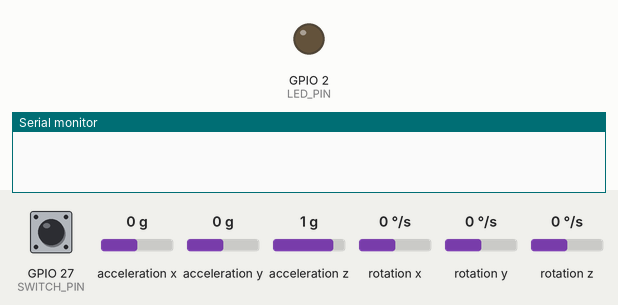
Simulated run of this sketch. Board: ESP32. Shown: output pins drawn as LEDs (lit = HIGH), the last lines printed to the serial monitor. Wiring (inferred from the names in the program): MPU-6050 motion sensor at I2C address 0x68. The inputs (shaded band) are chosen by the test bench; at power-on: GPIO 27 (SWITCH_PIN) HIGH, acceleration x 0 g, acceleration y 0 g, acceleration z 1 g, rotation x 0 °/s, rotation y 0 °/s, rotation z 0 °/s. WiFi joins after 1.5 s; servers stay silent unless stated.

Above: at 0.1 s.
At 2.8 s:
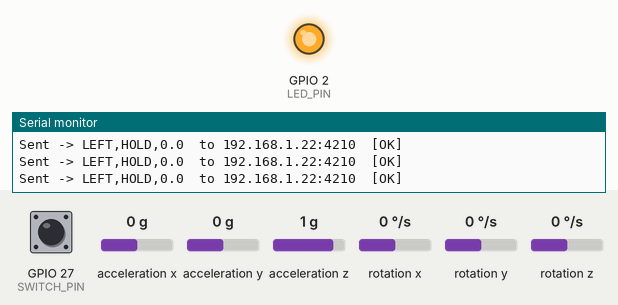
2.9 s: GPIO 27 (SWITCH_PIN) pulled LOW for 0.15 s
Timing chart, 0 to 5.9 s (numbered marks = the images above; inputs shaded):
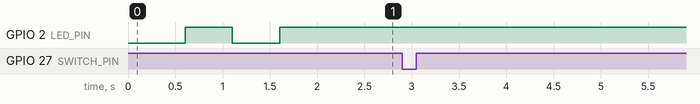

The sketch:

esp32_left_with_limit_sw.ino
```cpp
/*
  Air Marshalling Project — LEFT HAND ESP32 firmware
  Uses RAW I2C register access — no MPU6050 library at all.
  This removes any library/platform compatibility issues entirely.

  Wiring (ESP32 <-> MPU6050):
    3.3V -> VCC
    GND  -> GND
    GPIO22 -> SCL
    GPIO21 -> SDA

  WiFi Status LED:
    GPIO2 -> LED (+) long leg (anode)
    LED (-) short leg (cathode) -> 220-330 ohm resistor -> GND
    (Many ESP32 DevKit boards have a built-in LED on GPIO2 already)

    LED behavior:
      - Solid ON      -> WiFi connected
      - Blinking      -> WiFi trying to connect / disconnected

  Data-Gate Limit Switch (does NOT touch I2C/SDA/SCL lines):
    GPIO27 -> one leg of limit switch
    Other leg of limit switch -> GND
    (Uses internal pull-up, so pin reads HIGH when NOT pressed, LOW when pressed)

    Behavior:
      - MPU6050 is still read continuously every loop, regardless of switch state.
      - Switch NOT pressed -> UDP packet sent with state "HOLD" (Unity should freeze
        the plane's position/rotation on HOLD instead of updating it).
      - Switch pressed     -> UDP packet sent with real MOVING/STILL + gyroMag,
        exactly as before.
      - This keeps the I2C bus completely stable; only the software decision of
        what to transmit is gated by the switch.
*/

#include <WiFi.h>
#include <WiFiUdp.h>
#include <Wire.h>

// ---------- EDIT THESE ----------
const char* ssid     = "NTFiber_30D8_2.4G";
const char* password = "C47D6aqZ";
const char* unityIP  = "192.168.1.22";   // laptop's IP running Unity (ipconfig)
const int   unityPort = 4210;
// ---------------------------------

const char* HAND = "LEFT";     // do not change on this board
float gyroThreshold = 60.0;    // deg/s — tune this after testing
const int sendInterval = 50;   // ms -> ~20 packets/sec

const int MPU_ADDR = 0x68;
// Gyro sensitivity for default full-scale range (+/-250 deg/s) = 131 LSB per deg/s
const float GYRO_SENSITIVITY = 131.0;

const int LED_PIN = 2;    // WiFi status LED pin
const int SWITCH_PIN = 27; // Data-gate limit switch pin (INPUT_PULLUP)
const unsigned long debounceDelay = 50; // ms

WiFiUDP udp;
unsigned long lastSend = 0;
unsigned long lastBlinkToggle = 0;
bool ledBlinkState = false;

// Debounce state for the limit switch
bool switchPressed = false;        // debounced, "true" reading used by the rest of the code
bool lastRawSwitchState = HIGH;    // last raw pin reading (HIGH = not pressed, due to pull-up)
unsigned long lastDebounceTime = 0;

int16_t accX, accY, accZ;
int16_t gyroX, gyroY, gyroZ;

bool wakeUpMPU() {
  Wire.beginTransmission(MPU_ADDR);
  Wire.write(0x6B);   // PWR_MGMT_1 register
  Wire.write(0);      // wake up (clear sleep bit)
  return Wire.endTransmission(true) == 0;
}

void readMPU() {
  Wire.beginTransmission(MPU_ADDR);
  Wire.write(0x3B);   // starting register for accel readings
  Wire.endTransmission(false);
  Wire.requestFrom(MPU_ADDR, 14, true);

  accX  = Wire.read() << 8 | Wire.read();
  accY  = Wire.read() << 8 | Wire.read();
  accZ  = Wire.read() << 8 | Wire.read();
  Wire.read(); Wire.read();  // skip temperature
  gyroX = Wire.read() << 8 | Wire.read();
  gyroY = Wire.read() << 8 | Wire.read();
  gyroZ = Wire.read() << 8 | Wire.read();
}

// Call this every loop() iteration — non-blocking debounce for the limit switch.
// Updates the global `switchPressed` with a clean, debounced reading.
void updateSwitchState() {
  bool rawReading = digitalRead(SWITCH_PIN);   // LOW = pressed (pull-up wiring)

  if (rawReading != lastRawSwitchState) {
    lastDebounceTime = millis();   // reading changed -> restart debounce timer
  }

  if (millis() - lastDebounceTime > debounceDelay) {
    // reading has been stable longer than debounceDelay -> accept it
    switchPressed = (rawReading == LOW);
  }

  lastRawSwitchState = rawReading;
}

// Call this every loop() iteration — handles LED state without blocking
void updateWiFiLED() {
  if (WiFi.status() == WL_CONNECTED) {
    digitalWrite(LED_PIN, HIGH);   // connected -> solid ON
  } else {
    // disconnected -> non-blocking blink every 200ms
    if (millis() - lastBlinkToggle > 200) {
      ledBlinkState = !ledBlinkState;
      digitalWrite(LED_PIN, ledBlinkState ? HIGH : LOW);
      lastBlinkToggle = millis();
    }
  }
}

void setup() {
  Serial.begin(115200);

  pinMode(LED_PIN, OUTPUT);
  digitalWrite(LED_PIN, LOW);   // start with LED off

  pinMode(SWITCH_PIN, INPUT_PULLUP);   // limit switch: HIGH = not pressed, LOW = pressed

  Wire.begin(21, 22);
  Wire.setClock(100000);
  delay(100);

  bool mpuFound = false;
  for (int attempt = 0; attempt < 5; attempt++) {
    if (wakeUpMPU()) {
      mpuFound = true;
      break;
    }
    Serial.println("MPU6050 not responding, retrying...");
    delay(300);
  }

  if (!mpuFound) {
    Serial.println("MPU6050 not found - check wiring!");
    while (1) delay(10);
  }
  Serial.println("MPU6050 found and woken up!");

  WiFi.begin(ssid, password);
  Serial.print("Connecting to WiFi");
  while (WiFi.status() != WL_CONNECTED) {
    delay(500);
    Serial.print(".");
    updateWiFiLED();   // keep LED blinking while connecting
  }
  Serial.println();
  Serial.print("WiFi connected. IP: ");
  Serial.println(WiFi.localIP());

  digitalWrite(LED_PIN, HIGH);   // connected -> LED solid ON

  udp.begin(unityPort);

  Serial.print("Ready. Sending UDP packets to ");
  Serial.print(unityIP);
  Serial.print(":");
  Serial.println(unityPort);
}

void loop() {
  // Update WiFi status LED every loop (non-blocking)
  updateWiFiLED();

  // Update the debounced limit switch reading every loop (non-blocking)
  updateSwitchState();

  // Auto-reconnect WiFi if it drops (important for battery-powered field use)
  if (WiFi.status() != WL_CONNECTED) {
    Serial.println("WiFi disconnected, reconnecting...");
    WiFi.disconnect();
    WiFi.begin(ssid, password);

    unsigned long reconnectStart = millis();
    while (WiFi.status() != WL_CONNECTED && millis() - reconnectStart < 10000) {
      delay(500);
      Serial.print(".");
      updateWiFiLED();   // keep blinking while reconnecting
    }

    if (WiFi.status() == WL_CONNECTED) {
      Serial.println();
      Serial.print("Reconnected! IP: ");
      Serial.println(WiFi.localIP());
      digitalWrite(LED_PIN, HIGH);   // reconnected -> solid ON
    } else {
      Serial.println();
      Serial.println("Reconnect failed, will retry next loop.");
      return;   // skip sensor read/send this cycle, try reconnecting again next loop
    }
  }

  readMPU();

  float gx = gyroX / GYRO_SENSITIVITY;
  float gy = gyroY / GYRO_SENSITIVITY;
  float gz = gyroZ / GYRO_SENSITIVITY;
  float gyroMag = sqrt(gx * gx + gy * gy + gz * gz);

  String state = (gyroMag > gyroThreshold) ? "MOVING" : "STILL";

  // Data gate: MPU is always read above, but we only forward real motion data
  // to Unity while the limit switch is held. Otherwise we send HOLD so Unity
  // freezes the plane instead of drifting from idle sensor jitter.
  if (!switchPressed) {
    state = "HOLD";
  }

  if (millis() - lastSend > sendInterval) {
    String packet = String(HAND) + "," + state + "," + String(gyroMag, 1);

    udp.beginPacket(unityIP, unityPort);
    udp.print(packet);
    int result = udp.endPacket();

    Serial.print("Sent -> ");
    Serial.print(packet);
    Serial.print("  to ");
    Serial.print(unityIP);
    Serial.print(":");
    Serial.print(unityPort);
    Serial.println(result == 1 ? "  [OK]" : "  [FAILED]");

    lastSend = millis();
  }
}
```
